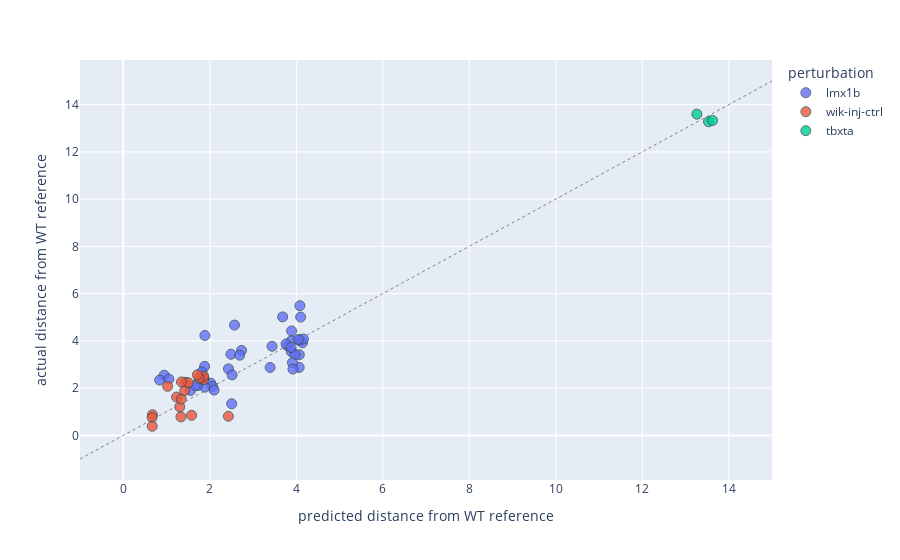

Notebook cell for this chart:
### Code cell
tbxta_bool = (res_df_test["master_perturbation"] == "tbxta").to_numpy()
lmx_bool = (res_df_test["master_perturbation"] == "lmx1b").to_numpy()
ctrl_bool = (res_df_test["master_perturbation"] == "wik-inj-ctrl").to_numpy()

all_bool = tbxta_bool | lmx_bool | ctrl_bool

fig = px.scatter(res_df_test.loc[all_bool], x="morph_wik_dist_pd", y="morph_wik_dist_actual", color="master_perturbation",
                 opacity =0.8,
                 labels={"morph_wik_dist_actual": "actual distance from WT reference",
                         "morph_wik_dist_pd": "predicted distance from WT reference",
                         "master_perturbation":"perturbation"})

fig.update_traces(marker=dict(size=10,
                              line=dict(width=1,
                                        color='DarkSlateGrey')))

ref_line = np.linspace(-1, 15)
fig.add_scatter(
        x=ref_line, 
        y=ref_line, 
        mode='lines', 
        line_color='gray', 
        showlegend=False,
        line=dict(width=1, dash='dot')
    )

                  
fig.show()
# save
fig.write_image(os.path.join(figure_dir, "lmx_distance_prediction_plot.png"), scale=4)

### Figure 1 — Plotly figure (JSON) as saved in the notebook; plotly's stock layout.template omitted (floating-point values rounded to 4 significant figures)
{"data": [{"hovertemplate": "perturbation=lmx1b<br>predicted distance from WT reference=%{x}<br>actual distance from WT reference=%{y}<extra></extra>", "legendgroup": "lmx1b", "marker": {"color": "#636efa", "line": {"color": "DarkSlateGrey", "width": 1}, "opacity": 0.8, "size": 10, "symbol": "circle"}, "mode": "markers", "name": "lmx1b", "orientation": "v", "showlegend": true, "type": "scatter", "x": [2.023, 2.067, 1.887, 2.1, 1.887, 1.882, 2.735, 2.432, 2.572, 4.083, 2.491, 1.82, 4.084, 2.692, 3.395, 3.802, 2.508, 3.44, 1.721, 1.864, 0.9463, 0.8426, 1.554, 1.663, 2.517, 1.054, 4.07, 3.888, 3.886, 4.068, 3.971, 4.083, 4.144, 3.892, 3.912, 4.165, 4.101, 3.686, 4.045, 3.765, 3.924, 3.883], "xaxis": "x", "y": [2.21, 2.069, 2.038, 1.919, 4.229, 2.922, 3.595, 2.814, 4.67, 4.015, 3.432, 2.688, 5.488, 3.394, 2.873, 3.785, 1.336, 3.771, 2.103, 2.431, 2.548, 2.342, 1.902, 2.112, 2.558, 2.386, 3.412, 4.002, 3.544, 2.876, 3.421, 4.042, 3.918, 4.421, 3.078, 4.078, 5.008, 5.015, 4.058, 3.87, 2.807, 3.722], "yaxis": "y"}, {"hovertemplate": "perturbation=wik-inj-ctrl<br>predicted distance from WT reference=%{x}<br>actual distance from WT reference=%{y}<extra></extra>", "legendgroup": "wik-inj-ctrl", "marker": {"color": "#EF553B", "line": {"color": "DarkSlateGrey", "width": 1}, "opacity": 0.8, "size": 10, "symbol": "circle"}, "mode": "markers", "name": "wik-inj-ctrl", "orientation": "v", "showlegend": true, "type": "scatter", "x": [0.675, 0.6678, 0.6696, 2.43, 1.026, 1.234, 1.439, 1.306, 1.341, 1.421, 1.334, 1.865, 1.581, 1.858, 1.758, 1.505, 1.714, 1.348], "xaxis": "x", "y": [0.8735, 0.7558, 0.3866, 0.8101, 2.077, 1.622, 2.246, 1.206, 1.534, 1.9, 0.7846, 2.362, 0.851, 2.51, 2.424, 2.228, 2.562, 2.262], "yaxis": "y"}, {"hovertemplate": "perturbation=tbxta<br>predicted distance from WT reference=%{x}<br>actual distance from WT reference=%{y}<extra></extra>", "legendgroup": "tbxta", "marker": {"color": "#00cc96", "line": {"color": "DarkSlateGrey", "width": 1}, "opacity": 0.8, "size": 10, "symbol": "circle"}, "mode": "markers", "name": "tbxta", "orientation": "v", "showlegend": true, "type": "scatter", "x": [13.26, 13.53, 13.63], "xaxis": "x", "y": [13.6, 13.27, 13.33], "yaxis": "y"}, {"line": {"color": "gray", "dash": "dot", "width": 1}, "mode": "lines", "showlegend": false, "type": "scatter", "x": [-1, -0.6735, -0.3469, -0.02041, 0.3061, 0.6327, 0.9592, 1.286, 1.612, 1.939, 2.265, 2.592, 2.918, 3.245, 3.571, 3.898, 4.224, 4.551, 4.878, 5.204, 5.531, 5.857, 6.184, 6.51, 6.837, 7.163, 7.49, 7.816, 8.143, 8.469, 8.796, 9.122, 9.449, 9.776, 10.1, 10.43, 10.76, 11.08, 11.41, 11.73, 12.06, 12.39, 12.71, 13.04, 13.37, 13.69, 14.02, 14.35, 14.67, 15], "y": [-1, -0.6735, -0.3469, -0.02041, 0.3061, 0.6327, 0.9592, 1.286, 1.612, 1.939, 2.265, 2.592, 2.918, 3.245, 3.571, 3.898, 4.224, 4.551, 4.878, 5.204, 5.531, 5.857, 6.184, 6.51, 6.837, 7.163, 7.49, 7.816, 8.143, 8.469, 8.796, 9.122, 9.449, 9.776, 10.1, 10.43, 10.76, 11.08, 11.41, 11.73, 12.06, 12.39, 12.71, 13.04, 13.37, 13.69, 14.02, 14.35, 14.67, 15]}], "layout": {"legend": {"title": {"text": "perturbation"}, "tracegroupgap": 0}, "margin": {"t": 60}, "xaxis": {"anchor": "y", "domain": [0, 1], "title": {"text": "predicted distance from WT reference"}}, "yaxis": {"anchor": "x", "domain": [0, 1], "title": {"text": "actual distance from WT reference"}}}}
